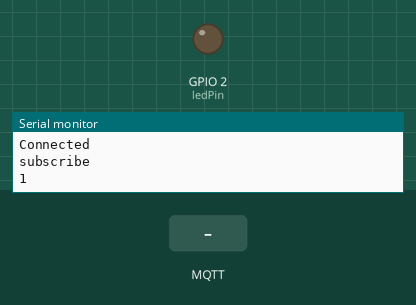
Bench run of a sketch on a simulated ESP8266 (NodeMCU). Parts: output pins drawn as LEDs (lit = HIGH), the last lines printed to the serial monitor. The inputs (shaded band) are chosen by the test bench. WiFi joins after 1.5 s; servers stay silent unless stated; no MQTT or app messages arrive unless stated.

Above: at 2.7 s.
2.8 s: MQTT message "home/doors/1" arrives on the first subscribed topic
At 4.0 s:
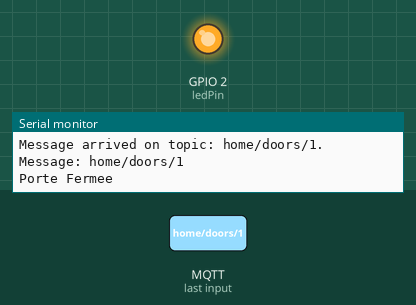
4.3 s: MQTT message "1" arrives on the first subscribed topic
At 5.2 s:
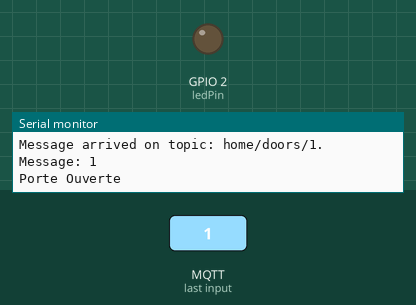
5.8 s: MQTT message "5" arrives on the first subscribed topic
At 6.5 s:
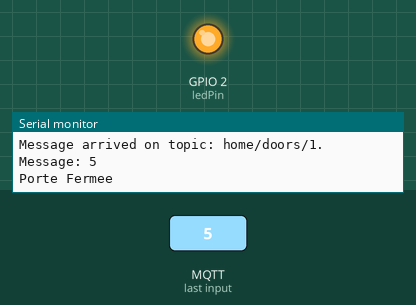
Timing chart, 0 to 8.8 s (numbered marks = the images above; inputs shaded):
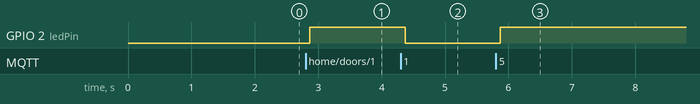

The sketch:

esp8266_seben_app.ino
```cpp
//#include <WiFi.h>
#include <ESP8266WiFi.h>
#include <PubSubClient.h>

// Replace the next variables with your SSID/Password combination

#ifndef STASSID
#define STASSID "JMJ3"
#define STAPSK  "BARBETRivera38"
#endif

const char* ssid     = STASSID;
const char* password = STAPSK;


// Add your MQTT Broker IP address, example:
//char* mqtt_server = "192.168.56.1";
char* mqtt_server = "192.168.137.1";

WiFiClient espClient;
PubSubClient mqttClient(espClient);
long lastMsg = 0;
char msg[50];
int value = 0;

// LED Pin
const int ledPin = 2;
boolean toggle = false;


void setup() {
  Serial.begin(115200);

  setup_wifi();
  mqttClient.setServer(mqtt_server, 1883);
  mqttClient.setCallback(callback);

  if (mqttClient.connect("espRadiateur"))
  {
    // Connection succeeded
    Serial.println("Connected ");
    // Subscribe
    boolean res = mqttClient.subscribe("home/doors/1");
    mqttClient.publish("home/id/NodeMcu Esp8266", "connect");
    Serial.println("subscribe");
    Serial.println(res);
  }
  else {
    // connection failed
    mqttClient.state(); //will provide more information
    // on why it failed.
    Serial.println("Connection failed ");
  }

  pinMode(ledPin, OUTPUT);
}


void setup_wifi() {
  delay(10);
  // We start by connecting to a WiFi network
  Serial.println();
  Serial.print("Connecting to ");
  Serial.println(ssid);

  WiFi.mode(WIFI_STA);
  WiFi.begin(ssid, password);

  while (WiFi.status() != WL_CONNECTED) {
    delay(500);
    Serial.print(".");
  }

  Serial.println("");
  Serial.println("WiFi connected");
  Serial.println("IP address: ");
  Serial.println(WiFi.localIP());
}


void callback(char* topic, byte* message, unsigned int length) {

  Serial.print("Message arrived on topic: ");
  Serial.print(topic);
  Serial.print(". Message: ");
  byte messageDoor = 1;

  for (int i = 0; i < length; i++) {
    Serial.print((char)message[i]);
  }
  Serial.println();

  if (String(topic) == "home/doors/1")
  {
    if (length > 0)
    {
      messageDoor = message[0];
      messageDoor = atoi((const char *)&messageDoor);
    }

    if (messageDoor == 1)
    {
        Serial.println("Porte Ouverte");
        digitalWrite(ledPin, LOW);
    }
    else
    {
        Serial.println("Porte Fermee");
        digitalWrite(ledPin, HIGH);
    }
  }
}


void reconnect() {
  // Loop until we're reconnected
  while (!mqttClient.connected()) {
    Serial.print("Attempting MQTT connection...");
    // Attempt to connect

    // Subscribe
    if (mqttClient.connect("espRadiateur"))
    {
      // Connection succeeded
      Serial.println("Connected ");
      // Subscribe
      boolean res = mqttClient.subscribe("home/doors/1");
      Serial.print("subscribe ");
      Serial.println(res);
    }
    else
    {
      Serial.print("failed, rc=");
      Serial.print(mqttClient.state());
      Serial.println(" try again in 5 seconds");
      // Wait 5 seconds before retrying
      delay(5000);
    }
  }
}

void loop() {
  if (!mqttClient.connected()) {
    Serial.println("\nReconnect...");
    reconnect();
  }
  //Serial.print(".");

  mqttClient.loop();
  delay(100);
}
```

Measured:
- after the input at 2.8 s, GPIO 2 (ledPin): LOW → HIGH after 0.07 s
- after the input at 4.3 s, GPIO 2 (ledPin): HIGH → LOW after 0.07 s
- after the input at 5.8 s, GPIO 2 (ledPin): LOW → HIGH after 0.07 s
